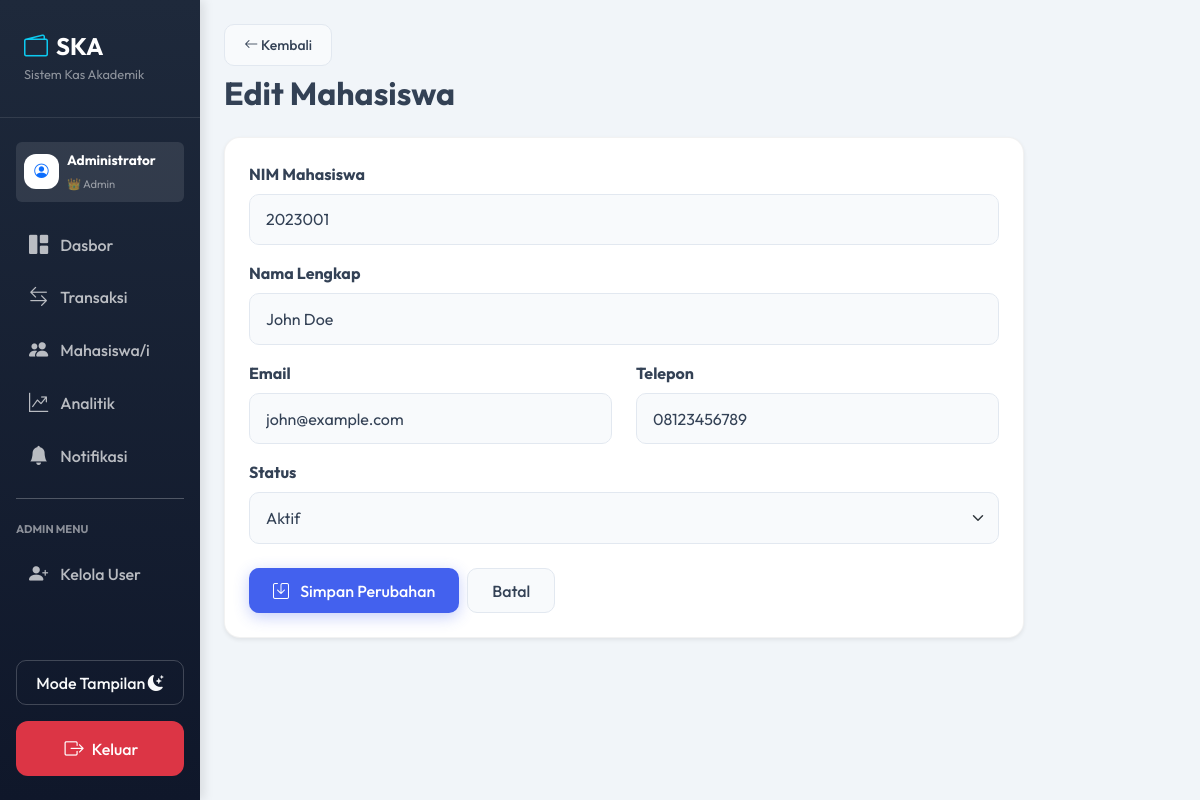
The app's page /students_edit.php?id=1 (signed in) with its own data.
### tables this page shows
CREATE TABLE `students` (
  `id` int(11) NOT NULL AUTO_INCREMENT,
  `student_id_number` varchar(20) NOT NULL COMMENT 'NIM/NIS',
  `full_name` varchar(100) NOT NULL,
  `email` varchar(100) DEFAULT NULL,
  `phone` varchar(20) DEFAULT NULL,
  `status` enum('active','graduated','dropped_out') NOT NULL DEFAULT 'active',
  `created_at` timestamp NOT NULL DEFAULT current_timestamp(),
  PRIMARY KEY (`id`),
  UNIQUE KEY `student_id_number` (`student_id_number`)
);

### src/Config/init.php (called while the page is built, shortened)
<?php
spl_autoload_register(function ($class_name) {
    $file = __DIR__ . '/../Services/' . $class_name . '.php';
});
$db = Database::getInstance();

### src/Services/Database.php (called while the page is built)
<?php
class Database
{
    private static $instance = null;
    private $pdo;
    private function __construct()
    {
        $host = 'localhost';
        $db = 'academic_cash_db';
        $user = 'root';
        $pass = '';
        $charset = 'utf8mb4';
        $dsn = "mysql:host=$host;dbname=$db;charset=$charset";
        $options = [
            PDO::ATTR_ERRMODE => PDO::ERRMODE_EXCEPTION,
            PDO::ATTR_DEFAULT_FETCH_MODE => PDO::FETCH_ASSOC,
            PDO::ATTR_EMULATE_PREPARES => false,
        ];
        try {
            $this->pdo = new PDO($dsn, $user, $pass, $options);
        } catch (\PDOException $e) {
            throw new \PDOException($e->getMessage(), (int) $e->getCode());
        }
    }
    public static function getInstance()
    {
        if (self::$instance === null) {
            self::$instance = new Database();
        }
        return self::$instance;
    }
    public function getConnection()
    {
        return $this->pdo;
    }
}

### public/students_edit.php (the view, shortened to what this page needs)
<?php
require_once __DIR__ . '/../src/Config/init.php';
$id = $_GET['id'] ?? null;
$stmt = $db->getConnection()->prepare("SELECT * FROM students WHERE id = ?");
$stmt->execute([$id]);
$student = $stmt->fetch();
?>
<!DOCTYPE html>
<html lang="id">
<head>
    <link href="https://cdn.jsdelivr.net/npm/bootstrap@5.3.0/dist/css/bootstrap.min.css" rel="stylesheet">
    <link rel="stylesheet" href="https://cdn.jsdelivr.net/npm/bootstrap-icons@1.10.0/font/bootstrap-icons.css">
    <link rel="stylesheet" href="assets/css/style.css">
</head>
<body>
    <div class="container-fluid">
        <div class="row">
            <?php include __DIR__ . '/../src/Includes/sidebar.php'; ?>
            <div class="col-md-10 col-12 p-4 main-content">
                <div class="d-flex justify-content-between align-items-center mb-4">
                    <div>
                        <a href="students.php" class="btn btn-light btn-sm mb-2">
                            <i class="bi bi-arrow-left"></i> Kembali
                        </a>
                        <h2 class="fw-bold mb-0">Edit Mahasiswa</h2>
                    </div>
                </div>
                <div class="card shadow-sm" style="max-width: 800px;">
                    <div class="card-body p-4">
                        <form method="POST">
                            <div class="mb-3">
                                <label class="form-label fw-bold">NIM Mahasiswa</label>
                                <input type="text" name="student_id_number" class="form-control"
                                    value="<?= htmlspecialchars($student['student_id_number']) ?>" required>
                            </div>
                            <div class="mb-3">
                                <label class="form-label fw-bold">Nama Lengkap</label>
                                <input type="text" name="full_name" class="form-control"
                                    value="<?= htmlspecialchars($student['full_name']) ?>" required>
                            </div>
                            <div class="row">
                                <div class="col-md-6 mb-3">
                                    <label class="form-label fw-bold">Email</label>
                                    <input type="email" name="email" class="form-control"
                                        value="<?= htmlspecialchars($student['email']) ?>">
                                </div>
                                <div class="col-md-6 mb-3">
                                    <label class="form-label fw-bold">Telepon</label>
                                    <input type="text" name="phone" class="form-control"
                                        value="<?= htmlspecialchars($student['phone']) ?>">
                                </div>
                            </div>
                            <div class="mb-4">
                                <label class="form-label fw-bold">Status</label>
                                <select name="status" class="form-select">
                                    <option value="active" <?= $student['status'] == 'active' ? 'selected' : '' ?>>Aktif
                                    </option>
                                </select>
                            </div>
                            <div class="d-flex gap-2">
                                <button type="submit" class="btn btn-primary px-4">
                                    <i class="bi bi-save me-2"></i> Simpan Perubahan
                                </button>
                                <a href="students.php" class="btn btn-light px-4">Batal</a>
                            </div>
                        </form>
                    </div>
                </div>
            </div>
        </div>
    </div>
</body>
</html>

### public/assets/css/style.css (style rules this page uses)
:root { --primary-color: #4361ee; --secondary-color: #3f37c9; --success-color: #4cc9f0; --danger-color: #f72585; --body-bg: #f1f5f9; --text-color: #334155; --text-muted: #64748b; --card-bg: #ffffff; --card-border: rgba(0, 0, 0, 0.05); --card-shadow: rgba(0, 0, 0, 0.05); --sidebar-bg-from: #1e293b; --sidebar-bg-to: #0f172a; --sidebar-text: white; --sidebar-hover: rgba(255, 255, 255, 0.05); --table-header-color: #64748b; --table-border: #f1f5f9; --input-bg: #f8fafc; --input-border: #e2e8f0; --input-text: #334155; --modal-bg: #ffffff; --modal-text: #334155; }
body { background-color: var(--body-bg); font-family: 'Outfit', sans-serif; color: var(--text-color); transition: background-color 0.3s ease, color 0.3s ease; }
.card { border: 1px solid var(--card-border); background: var(--card-bg); border-radius: 16px; box-shadow: 0 4px 20px var(--card-shadow); transition: transform 0.3s ease, box-shadow 0.3s ease, background-color 0.3s ease; overflow: hidden; color: var(--text-color); }
.btn { border-radius: 10px; padding: 0.6rem 1.2rem; font-weight: 500; transition: all 0.3s; }
.btn-light { background-color: var(--input-bg); border-color: var(--input-border); color: var(--text-color); }
.btn-primary { background: var(--primary-color); border: none; box-shadow: 0 4px 15px rgba(67, 97, 238, 0.3); }
.form-control, .form-select { border-radius: 10px; padding: 0.8rem 1rem; border: 1px solid var(--input-border); background-color: var(--input-bg); color: var(--input-text); }

### records on screen
students: student_id_number "2023001", full_name "John Doe", email "john@example.com", phone "08123456789", status "Aktif"

### other values on screen
$currentUser['full_name'] "Administrator"
